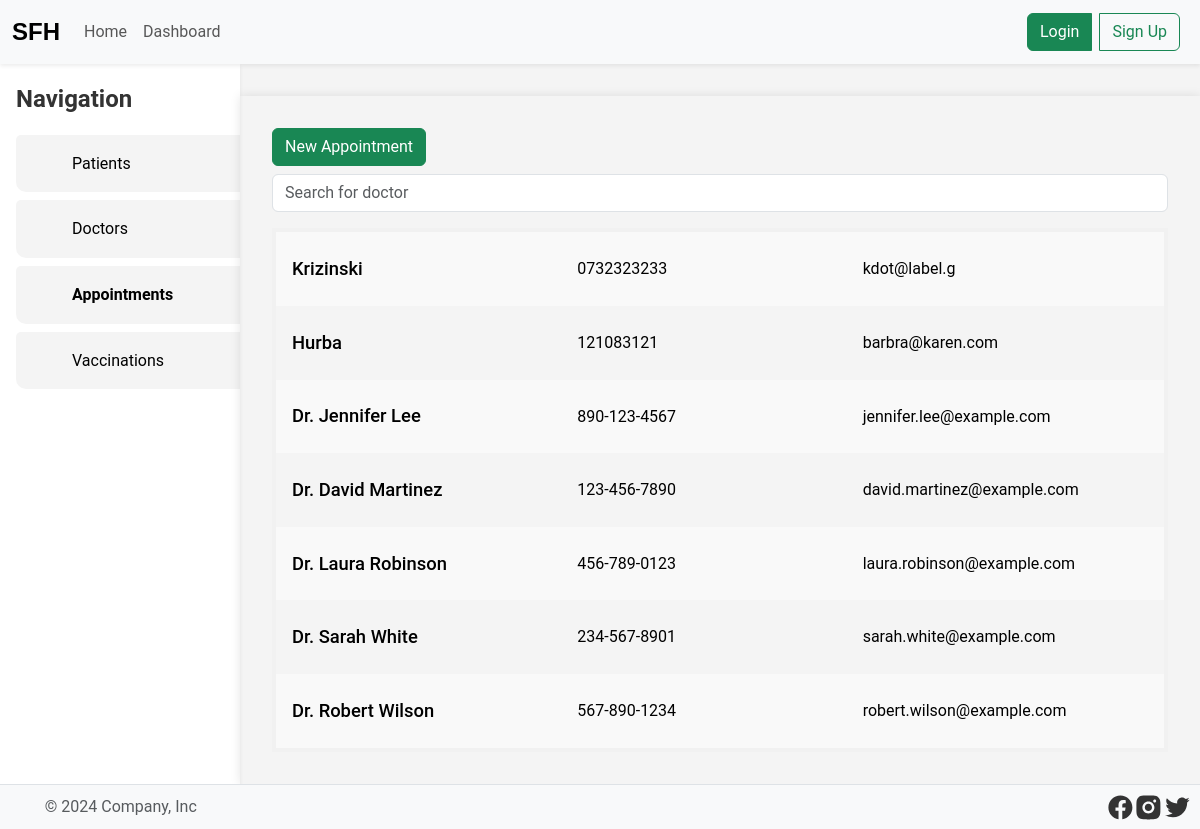
Screenshot of /appointments.php with the database file from the repository.
### tables this page shows
CREATE TABLE doctors
(
    id         integer      not null primary key,
    name       varchar(255) not null,
    email      varchar(255) not null unique,
    phone      varchar(255) not null unique,
    address    varchar(255),
    created_at timestamp    not null default current_timestamp,
    updated_at timestamp    not null default current_timestamp
);

### utils/helpers.php (called while the page is built, shortened)
<?php
function getAuthCookie(): ?string
{
    $cookie = $_COOKIE['auth'] ?? null;
    if (!$cookie) return null;
    $cookie = trim($cookie);
    return $cookie;
}

### db/DB.php (called while the page is built, shortened)
<?php
class Row
{
    private $row = null;
    public function __construct($row)
    {
        $this->row = $row;
    }
    function get($key)
    {
        return $this->row[$key];
    }
}
class Result
{
    private $result = null;
    public function __construct(array $result)
    {
        $this->result = $result;
    }
    function at($index): ?Row
    {
        return new Row($this->result[$index]);
    }
    public function count(): int
    {
        return count($this->result);
    }
}
class DB
{
    private $db;
    function __construct($location)
    {
        try {
            $this->db = new PDO("sqlite:$location");
            $this->db->setAttribute(PDO::ATTR_ERRMODE, PDO::ERRMODE_EXCEPTION);
        } catch (PDOException $e) {
            throw new Exception($e->getMessage());
        }
    }
    function query(string $sql, ...$params): array
    {
        try {
            if (count($params) > 0) {
                $stmt = $this->db->prepare($sql);
                $placeholderCount = substr_count($sql, '?');
                if ($placeholderCount !== count($params))
                    return [null, "Parameter count mismatch: Expected $placeholderCount, got " . count($params)];
                $stmt->execute($params);
                return [new Result($stmt->fetchAll()), null];
            } else {
                $result = $this->db->query($sql);
                return [new Result($result->fetchAll()), null];
            }
        } catch (Exception $e) {
            return [null, $e->getMessage()];
        }
    }
}
$db = new DB("./db/db.sqlite");

### appointments.php (the view, shortened to what this page needs)
<!Doctype html>
<html lang="en">
<?php include 'partials/head.php'; ?>
<body>
<?php include 'partials/header.php' ?>
<?php global $errors, $db, $mail,
             $successes; ?>
<?php
[$doctors, $error] = $db->query("SELECT * FROM doctors");
?>
<main class="d-flex">
    <?php include 'partials/aside.php'; ?>
    <div class="wrapper w-100">
        <div class="doctors">
            <a class="btn btn-success mb-2" href="./appointment_add.php">New Appointment</a>
            <input name="search_input" type="text" class="form-control mb-3" id="search" autocomplete="off"
                   aria-describedby="searchInput" placeholder="Search for doctor" title="search for parent"
                   oninput="searchDoctors(this)">
            <div class="doctors-list">
                <?php for ($i = 0; $i < $doctors->count(); $i++) : ?>
                    <a class="doctor" href="/doctor_appointments.php?doctor_id=<?php echo $doctors->at($i)->get('id') ?>">
                        <h3><?php echo $doctors->at($i)->get('name') ?></h3>
                        <p><?php echo $doctors->at($i)->get('phone') ?></p>
                        <p><?php echo $doctors->at($i)->get('email') ?></p>
                    </a>
                <?php endfor; ?>
            </div>
        </div>
    </div>
</main>
<?php include 'partials/footer.php'; ?>
</body>
</html>

### partials/head.php (shortened to what this page needs)
<?php require_once 'utils/helpers.php'; ?>
<?php require_once 'db/DB.php'; ?>
<head>
    <link rel="stylesheet" href="/assets/css/bootstrap.min.css">
    <link rel="stylesheet" type="text/css" href="/assets/css/styles.css">
</head>

### partials/header.php (shortened to what this page needs)
<header class="navbar navbar-expand-lg bg-body-tertiary shadow-sm w-100">
    <div class="container-fluid">
        <a class="navbar-brand" href="/"><span class="logo">SFH</span></a>
        <div class="collapse navbar-collapse" id="navbarSupportedContent">
            <ul class="navbar-nav me-auto mb-2 mb-lg-0">
                <li class="nav-item">
                    <a class="nav-link" aria-current="page" href="/">Home</a>
                </li>
                <li class="nav-item">
                    <a class="nav-link"
                        <?php
                            if (getAuthCookie()) echo "href='dashboard.php'";
                            else echo "href='login.php'";
                        ?>
                    >Dashboard</a>
                </li>
            </ul>
            <div class="d-flex btn-group" role="search">
                <?php
                    if (!getAuthCookie()) {
                        echo '<a href="/login.php" class="btn btn-success me-2">Login</a>';
                        echo '<a href="/register.php" class="btn btn-outline-success me-2">Sign Up</a>';
                    } else {
                        echo '<a href="/logout.php" class="btn btn-secondary">Logout</a>';
                    }
                ?>
            </div>
        </div>
    </div>
</header>

### partials/aside.php (shortened to what this page needs)
<div class="d-flex flex-column shadow-sm aside shadow">
    <span class="aside-nav-header mb-3">Navigation</span>
    <ul class="aside-nav">
        <li><a href="/patients.php">Patients</a></li>
        <li><a href="/doctors.php">Doctors</a></li>
        <li><a href="/appointments.php">Appointments</a></li>
        <li><a href="/vaccinations.php">Vaccinations</a></li>
    </ul>
</div>

### partials/footer.php (shortened to what this page needs)
<footer class="d-flex flex-wrap justify-content-between align-items-center border-top p-2">
    <div class="col-md-4 d-flex align-items-center">
        <a href="/" class="mb-3 me-2 mb-md-0 text-body-secondary text-decoration-none lh-1">
            <svg class="bi" width="30" height="24">
                <use xlink:href="#bootstrap"></use>
            </svg>
        </a>
        <span class="mb-3 mb-md-0 text-body-secondary">© 2024 Company, Inc</span>
    </div>
    <ul class="col-md-4 justify-content-end list-unstyled d-flex" style="margin: 0">
        <li>
            <a href="https://web.facebook.com/StFrancisHospitalkasarani?_rdc=1&_rdr" class="icon-facebook"
               target="_blank"
               rel="noopener noreferrer">
            </a>
        </li>
        <li>
            <a href="https://web.facebook.com/StFrancisHospitalkasarani?_rdc=1&_rdr" class="icon-instagram"
               target="_blank"
               rel="noopener noreferrer">
            </a>
        </li>
        <li>
            <a href="https://web.facebook.com/StFrancisHospitalkasarani?_rdc=1&_rdr" class="icon-twitter"
               target="_blank"
               rel="noopener noreferrer">
            </a>
        </li>
    </ul>
</footer>

### assets/css/styles.css (style rules this page uses)
* { margin: 0; padding: 0; box-sizing: border-box; }
a { text-decoration: none; color: #000; }
body { font-family: 'Roboto', sans-serif; background-color: #f4f4f4; color: #333; line-height: 1.6; display: flex; flex-direction: column; min-height: 100vh; }
header { flex: 0 0 auto; }
main { flex: 1 0 auto; }
footer { flex: 0 0 auto; }

### partials/head.php (style rules this page uses)
:root { --accent: #ffbade; }

### partials/header.php (style rules this page uses)
.logo { font-size: 1.5rem; font-weight: 800; color: #000; font-family: 'Poppins', sans-serif; }

### partials/aside.php (style rules this page uses)
.aside { background-color: white; display: inline; width: 300px; max-width: 20vw; padding-left: 1rem; padding-top: 1rem; }
.aside-nav-header { font-size: 1.5rem; font-weight: bold; }
.aside-nav { list-style: none; padding: 0; min-height: 500px; display: flex; gap: 0.5rem; flex-direction: column; }
.aside-nav a { width: 100%; height: 100%; }
.aside-nav li { padding: 1rem 0 1rem 25%; background-color: #f4f4f4; border-radius: 5px 0 0 10px; cursor: pointer; }
.aside-nav a.active { font-weight: 600; }

### appointments.php (style rules this page uses)
.doctors { box-shadow: 0 0 10px rgba(0, 0, 0, 0.1); max-width: 1000px; margin: 2rem auto auto; padding: 2rem; }
.doctors-list { display: flex; flex-direction: column; border: 4px solid #f1f1f1; }
.doctor { display: grid; grid-template-columns: 1fr 1fr 1fr; padding: 1rem; cursor: pointer; }
.doctor:nth-child(odd) { background-color: #f9f9f9; }
.doctor > * { display: flex; align-items: center; height: 100%; }
.doctor h3 { font-size: 1.15rem; font-weight: 500; }

### partials/footer.php (style rules this page uses)
footer { background-color: #f8f9fa; }
footer svg { fill: #333; width: 1.8rem; }

### rows the page displays
doctors: name "Krizinski", phone "0732323233", email "kdot@label.g"
doctors: name "Hurba", phone "121083121", email "barbra@karen.com"
doctors: name "Dr. Jennifer Lee", phone "890-123-4567", email "jennifer.lee@example.com"
doctors: name "Dr. David Martinez", phone "123-456-7890", email "david.martinez@example.com"
doctors: name "Dr. Laura Robinson", phone "456-789-0123", email "laura.robinson@example.com"
doctors: name "Dr. Sarah White", phone "234-567-8901", email "sarah.white@example.com"
doctors: name "Dr. Robert Wilson", phone "567-890-1234", email "robert.wilson@example.com"
